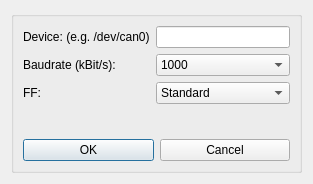
<?xml version="1.0" encoding="UTF-8"?>
<ui version="4.0">
 <class>ConfigDialog</class>
 <widget class="QDialog" name="ConfigDialog">
  <property name="geometry">
   <rect>
    <x>0</x>
    <y>0</y>
    <width>313</width>
    <height>184</height>
   </rect>
  </property>
  <property name="sizePolicy">
   <sizepolicy hsizetype="Fixed" vsizetype="Fixed">
    <horstretch>0</horstretch>
    <verstretch>0</verstretch>
   </sizepolicy>
  </property>
  <property name="windowTitle">
   <string>Configuration</string>
  </property>
  <layout class="QHBoxLayout" name="horizontalLayout_2">
   <item>
    <widget class="QGroupBox" name="groupBox">
     <property name="sizePolicy">
      <sizepolicy hsizetype="Expanding" vsizetype="Expanding">
       <horstretch>0</horstretch>
       <verstretch>0</verstretch>
      </sizepolicy>
     </property>
     <property name="title">
      <string/>
     </property>
     <layout class="QVBoxLayout" name="verticalLayout">
      <item>
       <layout class="QFormLayout" name="formLayout">
        <item row="0" column="0">
         <widget class="QLabel" name="label">
          <property name="text">
           <string>Device: (e.g. /dev/can0)</string>
          </property>
         </widget>
        </item>
        <item row="0" column="1">
         <widget class="QLineEdit" name="lineEdit"/>
        </item>
        <item row="1" column="0">
         <widget class="QLabel" name="label_2">
          <property name="text">
           <string>Baudrate (kBit/s):</string>
          </property>
         </widget>
        </item>
        <item row="1" column="1">
         <widget class="QComboBox" name="comboBox">
          <item>
           <property name="text">
            <string>1000</string>
           </property>
          </item>
          <item>
           <property name="text">
            <string>800</string>
           </property>
          </item>
          <item>
           <property name="text">
            <string>500</string>
           </property>
          </item>
          <item>
           <property name="text">
            <string>250</string>
           </property>
          </item>
          <item>
           <property name="text">
            <string>125</string>
           </property>
          </item>
          <item>
           <property name="text">
            <string>100</string>
           </property>
          </item>
          <item>
           <property name="text">
            <string>95.238</string>
           </property>
          </item>
          <item>
           <property name="text">
            <string>83.333</string>
           </property>
          </item>
          <item>
           <property name="text">
            <string>50</string>
           </property>
          </item>
          <item>
           <property name="text">
            <string>47.619</string>
           </property>
          </item>
          <item>
           <property name="text">
            <string>33.333</string>
           </property>
          </item>
          <item>
           <property name="text">
            <string>20</string>
           </property>
          </item>
          <item>
           <property name="text">
            <string>10</string>
           </property>
          </item>
          <item>
           <property name="text">
            <string>5</string>
           </property>
          </item>
         </widget>
        </item>
        <item row="2" column="0">
         <widget class="QLabel" name="label_3">
          <property name="text">
           <string>FF:</string>
          </property>
         </widget>
        </item>
        <item row="2" column="1">
         <widget class="QComboBox" name="comboBox_2">
          <item>
           <property name="text">
            <string>Standard</string>
           </property>
          </item>
          <item>
           <property name="text">
            <string>Extended</string>
           </property>
          </item>
         </widget>
        </item>
       </layout>
      </item>
      <item>
       <layout class="QHBoxLayout" name="horizontalLayout">
        <item>
         <widget class="QPushButton" name="pushButton">
          <property name="text">
           <string>OK</string>
          </property>
         </widget>
        </item>
        <item>
         <widget class="QPushButton" name="pushButton_2">
          <property name="text">
           <string>Cancel</string>
          </property>
         </widget>
        </item>
       </layout>
      </item>
     </layout>
    </widget>
   </item>
  </layout>
 </widget>
 <resources/>
 <connections/>
</ui>
